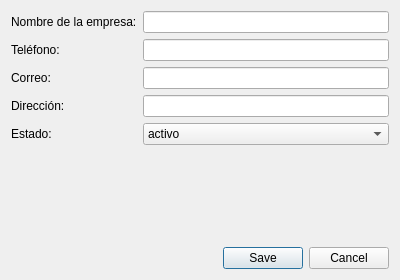
<?xml version="1.0" encoding="UTF-8"?>
<ui version="4.0">
 <class>ProveedorDialog</class>
 <widget class="QDialog" name="ProveedorDialog">
  <property name="geometry">
   <rect><x>0</x><y>0</y><width>400</width><height>280</height></rect>
  </property>
  <property name="windowTitle"><string>Proveedor</string></property>
  <layout class="QVBoxLayout" name="verticalLayout">
   <item>
    <layout class="QFormLayout" name="formLayout">
     <item row="0" column="0">
      <widget class="QLabel" name="labelNombreEmpresa"><property name="text"><string>Nombre de la empresa:</string></property></widget>
     </item>
     <item row="0" column="1">
      <widget class="QLineEdit" name="lineNombreEmpresa"/>
     </item>
     <item row="1" column="0">
      <widget class="QLabel" name="labelTelefono"><property name="text"><string>Teléfono:</string></property></widget>
     </item>
     <item row="1" column="1">
      <widget class="QLineEdit" name="lineTelefono"/>
     </item>
     <item row="2" column="0">
      <widget class="QLabel" name="labelCorreo"><property name="text"><string>Correo:</string></property></widget>
     </item>
     <item row="2" column="1">
      <widget class="QLineEdit" name="lineCorreo"/>
     </item>
     <item row="3" column="0">
      <widget class="QLabel" name="labelDireccion"><property name="text"><string>Dirección:</string></property></widget>
     </item>
     <item row="3" column="1">
      <widget class="QLineEdit" name="lineDireccion"/>
     </item>
     <item row="4" column="0">
      <widget class="QLabel" name="labelEstado"><property name="text"><string>Estado:</string></property></widget>
     </item>
     <item row="4" column="1">
      <widget class="QComboBox" name="comboEstado">
       <item><property name="text"><string>activo</string></property></item>
       <item><property name="text"><string>inactivo</string></property></item>
       <item><property name="text"><string>suspendido</string></property></item>
      </widget>
     </item>
    </layout>
   </item>
   <item>
    <widget class="QDialogButtonBox" name="buttonBox">
     <property name="orientation"><enum>Qt::Horizontal</enum></property>
     <property name="standardButtons"><set>QDialogButtonBox::Cancel|QDialogButtonBox::Save</set></property>
    </widget>
   </item>
  </layout>
 </widget>
 <resources/>
 <connections>
  <connection>
   <sender>buttonBox</sender>
   <signal>rejected()</signal>
   <receiver>ProveedorDialog</receiver>
   <slot>reject()</slot>
  </connection>
 </connections>
</ui>
